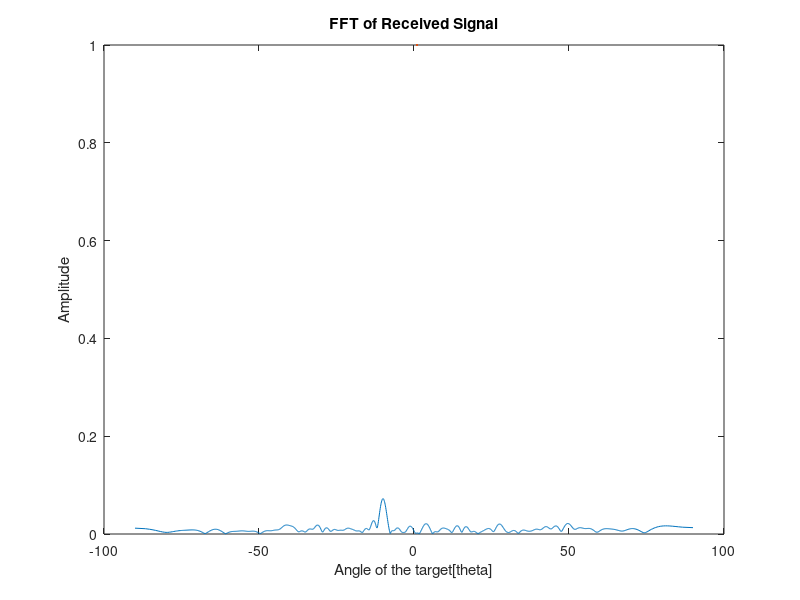

Here is the MATLAB script that generated this plot:
clc
clear all
close all


f_0 = 77e9;
c = 3e8;
lambda = c/f_0;
n_fft=59*20;

N = 59;
multipdx=1;
dx = multipdx*lambda/4;
f_sx = 1/dx;
L = N*dx;

tgt_range = 3;
tgt_angle = [-10];
antenna_locs = ((1-N)/2 : (N-1)/2)';
s_dem = zeros(N,length(tgt_angle));
s_dem_fft = zeros(n_fft,length(tgt_angle));
A_hat = exp(-1i*4*pi*tgt_range/lambda);                                  
f_x_axis = linspace(-f_sx/2,f_sx/2,n_fft);
theta_axis = asind((f_x_axis*lambda/2));


noise_inc = true;
P_N = 1;
 w = noise_inc*randn(N,2);
%w = noise_inc*wgn(N,2,P_N,'linear');
w(:,3) = w(:,1) + 1i*w(:,2);

for i = 1:length(tgt_angle)
    theta = tgt_angle(i);
    s_dem(:,i) = ((A_hat+w(:,3)).*exp(1i*2*pi*sind(theta)*2.*antenna_locs*dx/lambda));
    s_dem_fft(:,i) = fftshift(fft(s_dem(:,i),n_fft))*dx;
    plot(theta_axis,abs(s_dem_fft(:,i)),LineWidth=1)
    title("FFT of Received Signal")
    xlabel("Angle of the target[theta]")
    ylabel("Amplitude")
    hold on 

end

% Compare the estimated DoA with the true angular position of the target. Is it the same?
[a,b] = max(s_dem_fft);
estimated_theta = theta_axis(b);

if length(tgt_angle)~=1
    s_dem_multi_tgt_fft = fftshift(fft(sum(s_dem,2)+w(:,3),n_fft))*dx;
    figure
    plot(theta_axis,abs(s_dem_multi_tgt_fft))
    title("FFT of Received Signal When There Are More Than One Target")
    xlabel("Angle of the targets[theta]")
    ylabel("Amplitude")
end
